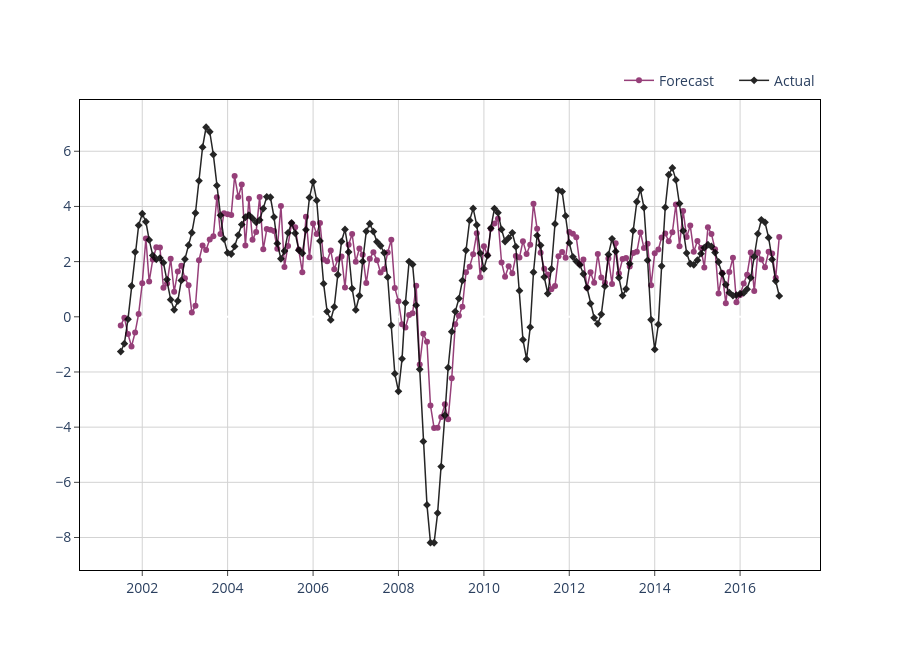

Notebook code cell kept with this figure:
### Code cell
from sklearn.linear_model import BayesianRidge

model = BayesianRidge()

model.fit(X_train, y_train)

ols_predictions = model.predict(X_train).reshape(1, -1)[0]

train_preds = pd.DataFrame.from_dict({
    "date": X_train.index,
    "predictions": ols_predictions,
    "actuals": y_train[target_col_name].values
})
# plt.plot(train_preds.date, train_preds.actuals, label="actual") 
# plt.plot(train_preds.date, train_preds.predictions, label="predictions")
# plt.legend();
plot_prediction(dt=train_preds.date, y_pred=train_preds.predictions, y_actual=train_preds.actuals, mode = "lines+markers", legend_position=(1, 1.075))

print(model.predict(X_test))

### Figure 1 — Plotly figure (JSON) as saved in the notebook; plotly's stock layout.template omitted (floating-point values rounded to 4 significant figures; data arrays with more than 128 entries replaced by an {"elided": "..."} marker saying what was removed)
{"data": [{"line": {"color": "#841E62", "width": 1.5}, "marker": {"size": 6}, "mode": "lines+markers", "name": "Forecast", "opacity": 0.85, "type": "scatter", "x": {"elided": "186 str values"}, "y": {"elided": "186 float values"}}, {"line": {"color": "#000000", "width": 1.5}, "marker": {"size": 6, "symbol": "diamond"}, "mode": "lines+markers", "name": "Actual", "opacity": 0.85, "type": "scatter", "x": {"elided": "186 str values"}, "y": {"elided": "186 float values"}}], "layout": {"autosize": false, "height": 650, "hovermode": "x", "legend": {"bgcolor": "rgba(0, 0, 0, 0)", "bordercolor": "rgba(0, 0, 0, 0)", "font": {"size": 14}, "indentation": 15, "orientation": "h", "x": 1, "xanchor": "right", "y": 1.075, "yanchor": "auto"}, "plot_bgcolor": "white", "title": {"text": ""}, "width": 900, "xaxis": {"gridcolor": "lightgrey", "linecolor": "black", "mirror": true, "showline": true, "tickfont": {"size": 14}, "ticks": "outside"}, "yaxis": {"gridcolor": "lightgrey", "linecolor": "black", "mirror": true, "showline": true, "tickfont": {"size": 14}, "ticks": "outside", "title": {"text": ""}}}}
